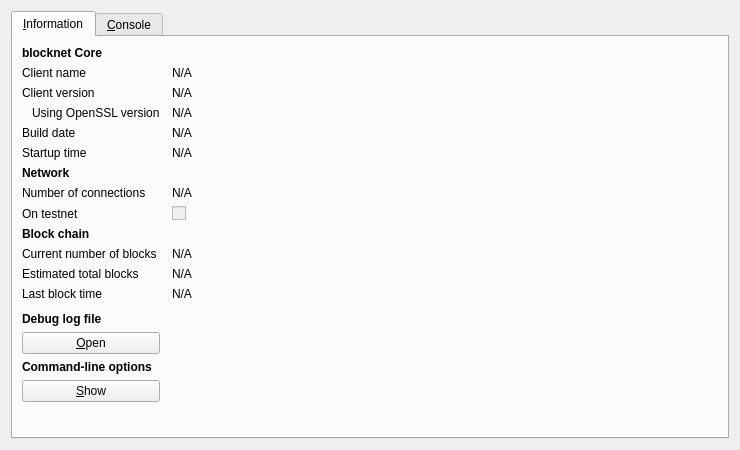
<?xml version="1.0" encoding="UTF-8"?>
<ui version="4.0">
 <class>RPCConsole</class>
 <widget class="QDialog" name="RPCConsole">
  <property name="geometry">
   <rect>
    <x>0</x>
    <y>0</y>
    <width>740</width>
    <height>450</height>
   </rect>
  </property>
  <property name="windowTitle">
   <string>blocknet - Debug window</string>
  </property>
  <layout class="QVBoxLayout" name="verticalLayout_2">
   <item>
    <widget class="QTabWidget" name="tabWidget">
     <property name="currentIndex">
      <number>0</number>
     </property>
     <widget class="QWidget" name="tab_info">
      <attribute name="title">
       <string>&amp;Information</string>
      </attribute>
      <layout class="QGridLayout" name="gridLayout" columnstretch="0,1">
       <property name="horizontalSpacing">
        <number>12</number>
       </property>
       <item row="0" column="0">
        <widget class="QLabel" name="label_9">
         <property name="font">
          <font>
           <weight>75</weight>
           <bold>true</bold>
          </font>
         </property>
         <property name="text">
          <string>blocknet Core</string>
         </property>
        </widget>
       </item>
       <item row="1" column="0">
        <widget class="QLabel" name="label_5">
         <property name="text">
          <string>Client name</string>
         </property>
        </widget>
       </item>
       <item row="1" column="1">
        <widget class="QLabel" name="clientName">
         <property name="cursor">
          <cursorShape>IBeamCursor</cursorShape>
         </property>
         <property name="text">
          <string>N/A</string>
         </property>
         <property name="textFormat">
          <enum>Qt::PlainText</enum>
         </property>
         <property name="textInteractionFlags">
          <set>Qt::LinksAccessibleByMouse|Qt::TextSelectableByKeyboard|Qt::TextSelectableByMouse</set>
         </property>
        </widget>
       </item>
       <item row="2" column="0">
        <widget class="QLabel" name="label_6">
         <property name="text">
          <string>Client version</string>
         </property>
        </widget>
       </item>
       <item row="2" column="1">
        <widget class="QLabel" name="clientVersion">
         <property name="cursor">
          <cursorShape>IBeamCursor</cursorShape>
         </property>
         <property name="text">
          <string>N/A</string>
         </property>
         <property name="textFormat">
          <enum>Qt::PlainText</enum>
         </property>
         <property name="textInteractionFlags">
          <set>Qt::LinksAccessibleByMouse|Qt::TextSelectableByKeyboard|Qt::TextSelectableByMouse</set>
         </property>
        </widget>
       </item>
       <item row="3" column="0">
        <widget class="QLabel" name="label_14">
         <property name="text">
          <string>Using OpenSSL version</string>
         </property>
         <property name="indent">
          <number>10</number>
         </property>
        </widget>
       </item>
       <item row="3" column="1">
        <widget class="QLabel" name="openSSLVersion">
         <property name="cursor">
          <cursorShape>IBeamCursor</cursorShape>
         </property>
         <property name="text">
          <string>N/A</string>
         </property>
         <property name="textFormat">
          <enum>Qt::PlainText</enum>
         </property>
         <property name="textInteractionFlags">
          <set>Qt::LinksAccessibleByMouse|Qt::TextSelectableByKeyboard|Qt::TextSelectableByMouse</set>
         </property>
        </widget>
       </item>
       <item row="4" column="0">
        <widget class="QLabel" name="label_12">
         <property name="text">
          <string>Build date</string>
         </property>
        </widget>
       </item>
       <item row="4" column="1">
        <widget class="QLabel" name="buildDate">
         <property name="cursor">
          <cursorShape>IBeamCursor</cursorShape>
         </property>
         <property name="text">
          <string>N/A</string>
         </property>
         <property name="textFormat">
          <enum>Qt::PlainText</enum>
         </property>
         <property name="textInteractionFlags">
          <set>Qt::LinksAccessibleByMouse|Qt::TextSelectableByKeyboard|Qt::TextSelectableByMouse</set>
         </property>
        </widget>
       </item>
       <item row="5" column="0">
        <widget class="QLabel" name="label_13">
         <property name="text">
          <string>Startup time</string>
         </property>
        </widget>
       </item>
       <item row="5" column="1">
        <widget class="QLabel" name="startupTime">
         <property name="cursor">
          <cursorShape>IBeamCursor</cursorShape>
         </property>
         <property name="text">
          <string>N/A</string>
         </property>
         <property name="textFormat">
          <enum>Qt::PlainText</enum>
         </property>
         <property name="textInteractionFlags">
          <set>Qt::LinksAccessibleByMouse|Qt::TextSelectableByKeyboard|Qt::TextSelectableByMouse</set>
         </property>
        </widget>
       </item>
       <item row="6" column="0">
        <widget class="QLabel" name="label_11">
         <property name="font">
          <font>
           <weight>75</weight>
           <bold>true</bold>
          </font>
         </property>
         <property name="text">
          <string>Network</string>
         </property>
        </widget>
       </item>
       <item row="7" column="0">
        <widget class="QLabel" name="label_7">
         <property name="text">
          <string>Number of connections</string>
         </property>
        </widget>
       </item>
       <item row="7" column="1">
        <widget class="QLabel" name="numberOfConnections">
         <property name="cursor">
          <cursorShape>IBeamCursor</cursorShape>
         </property>
         <property name="text">
          <string>N/A</string>
         </property>
         <property name="textFormat">
          <enum>Qt::PlainText</enum>
         </property>
         <property name="textInteractionFlags">
          <set>Qt::LinksAccessibleByMouse|Qt::TextSelectableByKeyboard|Qt::TextSelectableByMouse</set>
         </property>
        </widget>
       </item>
       <item row="8" column="0">
        <widget class="QLabel" name="label_8">
         <property name="text">
          <string>On testnet</string>
         </property>
        </widget>
       </item>
       <item row="8" column="1">
        <widget class="QCheckBox" name="isTestNet">
         <property name="enabled">
          <bool>false</bool>
         </property>
         <property name="text">
          <string/>
         </property>
        </widget>
       </item>
       <item row="9" column="0">
        <widget class="QLabel" name="label_10">
         <property name="font">
          <font>
           <weight>75</weight>
           <bold>true</bold>
          </font>
         </property>
         <property name="text">
          <string>Block chain</string>
         </property>
        </widget>
       </item>
       <item row="10" column="0">
        <widget class="QLabel" name="label_3">
         <property name="text">
          <string>Current number of blocks</string>
         </property>
        </widget>
       </item>
       <item row="10" column="1">
        <widget class="QLabel" name="numberOfBlocks">
         <property name="cursor">
          <cursorShape>IBeamCursor</cursorShape>
         </property>
         <property name="text">
          <string>N/A</string>
         </property>
         <property name="textFormat">
          <enum>Qt::PlainText</enum>
         </property>
         <property name="textInteractionFlags">
          <set>Qt::LinksAccessibleByMouse|Qt::TextSelectableByKeyboard|Qt::TextSelectableByMouse</set>
         </property>
        </widget>
       </item>
       <item row="11" column="0">
        <widget class="QLabel" name="label_4">
         <property name="text">
          <string>Estimated total blocks</string>
         </property>
        </widget>
       </item>
       <item row="11" column="1">
        <widget class="QLabel" name="totalBlocks">
         <property name="cursor">
          <cursorShape>IBeamCursor</cursorShape>
         </property>
         <property name="text">
          <string>N/A</string>
         </property>
         <property name="textFormat">
          <enum>Qt::PlainText</enum>
         </property>
         <property name="textInteractionFlags">
          <set>Qt::LinksAccessibleByMouse|Qt::TextSelectableByKeyboard|Qt::TextSelectableByMouse</set>
         </property>
        </widget>
       </item>
       <item row="12" column="0">
        <widget class="QLabel" name="label_2">
         <property name="text">
          <string>Last block time</string>
         </property>
        </widget>
       </item>
       <item row="12" column="1">
        <widget class="QLabel" name="lastBlockTime">
         <property name="cursor">
          <cursorShape>IBeamCursor</cursorShape>
         </property>
         <property name="text">
          <string>N/A</string>
         </property>
         <property name="textFormat">
          <enum>Qt::PlainText</enum>
         </property>
         <property name="textInteractionFlags">
          <set>Qt::LinksAccessibleByMouse|Qt::TextSelectableByKeyboard|Qt::TextSelectableByMouse</set>
         </property>
        </widget>
       </item>
       <item row="13" column="0">
        <spacer name="verticalSpacer_2">
         <property name="orientation">
          <enum>Qt::Vertical</enum>
         </property>
         <property name="sizeHint" stdset="0">
          <size>
           <width>20</width>
           <height>20</height>
          </size>
         </property>
        </spacer>
       </item>
       <item row="14" column="0">
        <widget class="QLabel" name="labelDebugLogfile">
         <property name="font">
          <font>
           <weight>75</weight>
           <bold>true</bold>
          </font>
         </property>
         <property name="text">
          <string>Debug log file</string>
         </property>
        </widget>
       </item>
       <item row="15" column="0">
        <widget class="QPushButton" name="openDebugLogfileButton">
         <property name="toolTip">
          <string>Open the blocknet debug log file from the current data directory. This can take a few seconds for large log files.</string>
         </property>
         <property name="text">
          <string>&amp;Open</string>
         </property>
         <property name="autoDefault">
          <bool>false</bool>
         </property>
        </widget>
       </item>
       <item row="16" column="0">
        <widget class="QLabel" name="labelCLOptions">
         <property name="font">
          <font>
           <weight>75</weight>
           <bold>true</bold>
          </font>
         </property>
         <property name="text">
          <string>Command-line options</string>
         </property>
        </widget>
       </item>
       <item row="17" column="0">
        <widget class="QPushButton" name="showCLOptionsButton">
         <property name="toolTip">
          <string>Show the blocknet-Qt help message to get a list with possible blocknet command-line options.</string>
         </property>
         <property name="text">
          <string>&amp;Show</string>
         </property>
         <property name="autoDefault">
          <bool>false</bool>
         </property>
        </widget>
       </item>
       <item row="18" column="0">
        <spacer name="verticalSpacer">
         <property name="orientation">
          <enum>Qt::Vertical</enum>
         </property>
         <property name="sizeHint" stdset="0">
          <size>
           <width>20</width>
           <height>40</height>
          </size>
         </property>
        </spacer>
       </item>
      </layout>
     </widget>
     <widget class="QWidget" name="tab_console">
      <attribute name="title">
       <string>&amp;Console</string>
      </attribute>
      <layout class="QVBoxLayout" name="verticalLayout_3">
       <property name="spacing">
        <number>3</number>
       </property>
       <item>
        <widget class="QTextEdit" name="messagesWidget">
         <property name="minimumSize">
          <size>
           <width>0</width>
           <height>100</height>
          </size>
         </property>
         <property name="readOnly">
          <bool>true</bool>
         </property>
         <property name="tabKeyNavigation" stdset="0">
          <bool>false</bool>
         </property>
         <property name="columnCount" stdset="0">
          <number>2</number>
         </property>
        </widget>
       </item>
       <item>
        <layout class="QHBoxLayout" name="horizontalLayout">
         <property name="spacing">
          <number>3</number>
         </property>
         <item>
          <widget class="QLabel" name="label">
           <property name="text">
            <string notr="true">&gt;</string>
           </property>
          </widget>
         </item>
         <item>
          <widget class="QLineEdit" name="lineEdit"/>
         </item>
         <item>
          <widget class="QPushButton" name="clearButton">
           <property name="maximumSize">
            <size>
             <width>24</width>
             <height>24</height>
            </size>
           </property>
           <property name="toolTip">
            <string>Clear console</string>
           </property>
           <property name="text">
            <string/>
           </property>
           <property name="icon">
            <iconset resource="../bitcoin.qrc">
             <normaloff>:/icons/remove</normaloff>:/icons/remove</iconset>
           </property>
           <property name="shortcut">
            <string notr="true">Ctrl+L</string>
           </property>
           <property name="autoDefault">
            <bool>false</bool>
           </property>
          </widget>
         </item>
        </layout>
       </item>
      </layout>
     </widget>
    </widget>
   </item>
  </layout>
 </widget>
 <resources>
  <include location="../bitcoin.qrc"/>
 </resources>
 <connections/>
</ui>
